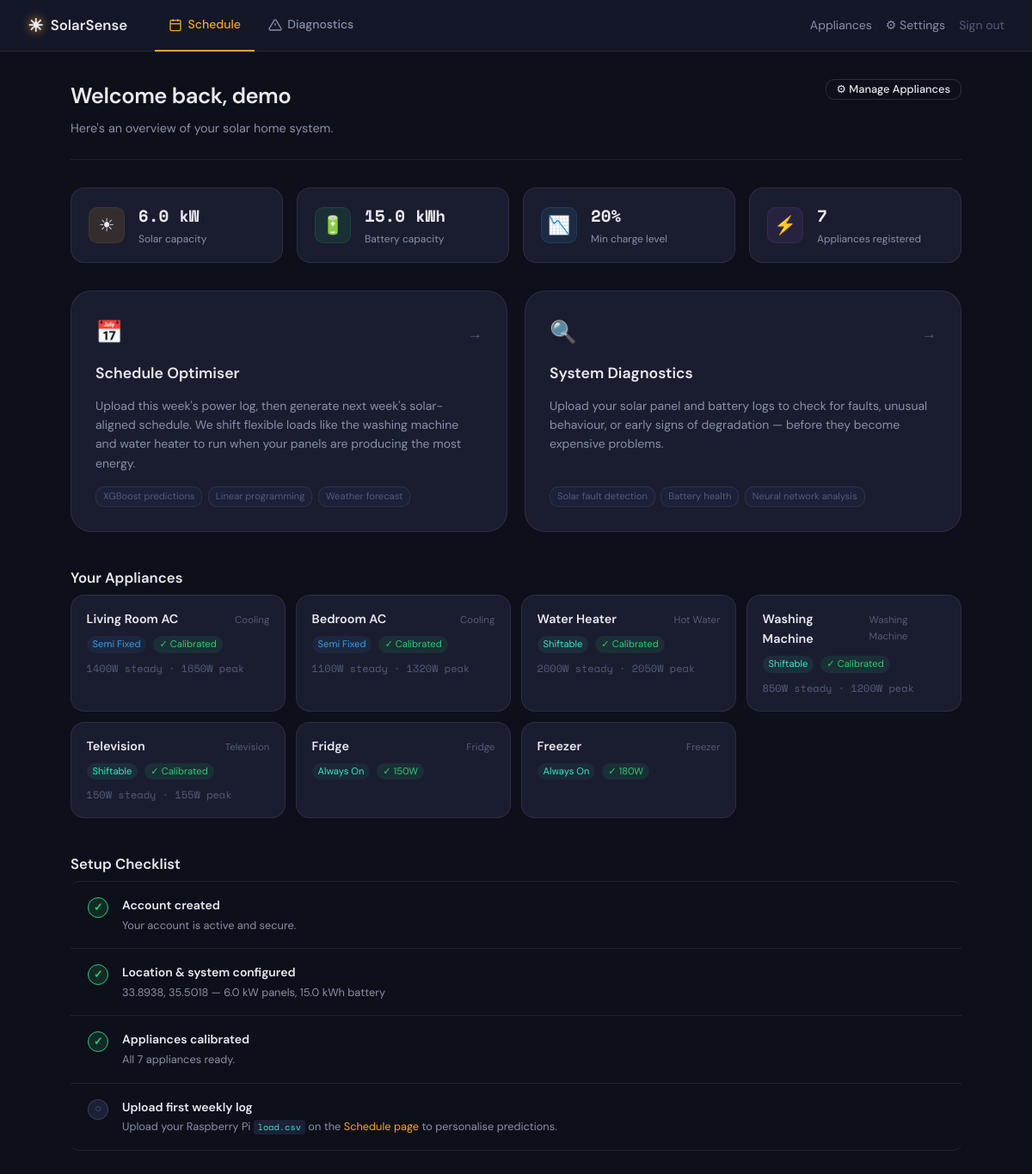
/dashboard (signed in), run on the app's committed database.
### tables this page shows
CREATE TABLE users (
    id TEXT PRIMARY KEY, username TEXT UNIQUE NOT NULL, password TEXT NOT NULL,
    created_at TIMESTAMP DEFAULT CURRENT_TIMESTAMP,
    lat REAL, lon REAL, tz TEXT DEFAULT "Asia/Beirut",
    battery_capacity REAL DEFAULT 10.0, battery_min_soc REAL DEFAULT 0.2,
    solar_system_kw REAL DEFAULT 5.0, solar_tilt REAL DEFAULT 30.0,
    solar_azimuth REAL DEFAULT 180.0, setup_complete INTEGER DEFAULT 0
);

CREATE TABLE appliances (
    id TEXT PRIMARY KEY, user_id TEXT NOT NULL,
    name TEXT NOT NULL, display_name TEXT NOT NULL,
    appliance_type TEXT DEFAULT "other", power_kw REAL DEFAULT 0.0,
    tier TEXT DEFAULT "shiftable", hour_start INTEGER DEFAULT 7,
    hour_end INTEGER DEFAULT 22, has_signature INTEGER DEFAULT 0,
    calibration_pending INTEGER DEFAULT 0, signature_json TEXT,
    FOREIGN KEY (user_id) REFERENCES users(id)
);

### app.py (the view)
@app.route('/dashboard')
@login_required
def dashboard():
    user       = get_current_user()
    appliances = get_db().execute(
        'SELECT * FROM appliances WHERE user_id=?', (user['id'],)
    ).fetchall()
    return render_template('dashboard.html', user=user,
                           appliances=appliances, active_tab='schedule')

### app.py (called while the page is built)
def get_db():
    if 'db' not in g:
        g.db = sqlite3.connect(DATABASE, detect_types=sqlite3.PARSE_DECLTYPES)
        g.db.row_factory = sqlite3.Row
    return g.db

def login_required(f):
    @wraps(f)
    def decorated(*args, **kwargs):
        if 'user_id' not in session:
            return redirect(url_for('login'))
        return f(*args, **kwargs)
    return decorated

def get_current_user():
    if 'user_id' not in session:
        return None
    user = get_db().execute(
        'SELECT * FROM users WHERE id = ?', (session['user_id'],)
    ).fetchone()
    if user is None:
        session.clear()
    return user

### templates/dashboard.html (shortened to what this page needs)
{% extends "base.html" %}
{% block content %}
<div class="page-header">
  <div>
    <h1 class="page-title">Welcome back{% if user.username %}, {{ user.username }}{% endif %}</h1>
    <p class="page-desc">Here's an overview of your solar home system.</p>
  </div>
  <div class="header-actions">
    <a href="{{ url_for('onboarding') }}" class="btn btn--outline btn--sm">
      ⚙ Manage Appliances
    </a>
  </div>
</div>
<div class="dash-stats">
  <div class="dash-stat-card">
    <div class="dash-stat-icon dash-stat-icon--solar">☀</div>
    <div>
      <div class="dash-stat-val">{{ user.solar_system_kw or '—' }} kW</div>
      <div class="dash-stat-label">Solar capacity</div>
    </div>
  </div>
  <div class="dash-stat-card">
    <div class="dash-stat-icon dash-stat-icon--battery">🔋</div>
    <div>
      <div class="dash-stat-val">{{ user.battery_capacity or '—' }} kWh</div>
      <div class="dash-stat-label">Battery capacity</div>
    </div>
  </div>
  <div class="dash-stat-card">
    <div class="dash-stat-icon dash-stat-icon--min">📉</div>
    <div>
      <div class="dash-stat-val">{{ ((user.battery_min_soc or 0.2) * 100) | int }}%</div>
      <div class="dash-stat-label">Min charge level</div>
    </div>
  </div>
  <div class="dash-stat-card">
    <div class="dash-stat-icon dash-stat-icon--apps">⚡</div>
    <div>
      <div class="dash-stat-val">{{ appliances | length }}</div>
      <div class="dash-stat-label">Appliances registered</div>
    </div>
  </div>
</div>
<div class="dash-tabs">
  <a href="{{ url_for('schedule') }}" class="dash-tab-card">
    <div class="dash-tab-header">
      <div class="dash-tab-icon">📅</div>
      <span class="dash-tab-arrow">→</span>
    </div>
    <h2 class="dash-tab-title">Schedule Optimiser</h2>
    <p class="dash-tab-desc">
      Upload this week's power log, then generate next week's solar-aligned schedule.
      We shift flexible loads like the washing machine and water heater to run when
      your panels are producing the most energy.
    </p>
    <div class="dash-tab-footer">
      <span class="dash-tag">XGBoost predictions</span>
      <span class="dash-tag">Linear programming</span>
      <span class="dash-tag">Weather forecast</span>
    </div>
  </a>
  <a href="{{ url_for('faults') }}" class="dash-tab-card">
    <div class="dash-tab-header">
      <div class="dash-tab-icon">🔍</div>
      <span class="dash-tab-arrow">→</span>
    </div>
    <h2 class="dash-tab-title">System Diagnostics</h2>
    <p class="dash-tab-desc">
      Upload your solar panel and battery logs to check for faults, unusual behaviour,
      or early signs of degradation — before they become expensive problems.
    </p>
    <div class="dash-tab-footer">
      <span class="dash-tag">Solar fault detection</span>
      <span class="dash-tag">Battery health</span>
      <span class="dash-tag">Neural network analysis</span>
    </div>
  </a>
</div>
{% if appliances %}
<section class="section">
  <h2 class="section-title">Your Appliances</h2>
  <div class="appliance-status-grid">
    {% for a in appliances %}
    <div class="app-status-card">
      <div class="app-status-top">
        <span class="app-status-name">{{ a.display_name }}</span>
        <span class="app-status-type">{{ a.appliance_type | replace('_',' ') }}</span>
      </div>
      <div class="app-status-bottom">
        <span class="app-tier-badge app-tier-badge--{{ 'always_on' if (a.tier == 'always_on' or a.appliance_type in ['fridge','freezer']) else a.tier }}">
          {{ 'always on' if (a.tier == 'always_on' or a.appliance_type in ['fridge','freezer']) else a.tier | replace('_',' ') }}
        </span>
        {% if a.tier == 'always_on' or a.appliance_type in ['fridge','freezer'] %}
          {% if a.power_kw %}
            <span class="app-sig-badge app-sig-badge--ok">✓ {{ (a.power_kw * 1000)|int }}W</span>
          {% else %}
            <a href="{{ url_for('onboarding') }}" class="app-sig-badge app-sig-badge--pending">
              Set power draw
            </a>
          {% endif %}
        {% elif a.has_signature %}
          <span class="app-sig-badge app-sig-badge--ok">✓ Calibrated</span>
        {% else %}
          <a href="{{ url_for('onboarding') }}" class="app-sig-badge app-sig-badge--pending">
            Needs calibration
          </a>
        {% endif %}
      </div>
      {% if a.has_signature and a.signature_json %}
        {% set sig = a.signature_json | tojson %}
        <div class="app-power-hint" id="power-{{ a.id }}">Loading…</div>
      {% endif %}
    </div>
    {% endfor %}
  </div>
</section>
{% endif %}
<section class="section">
  <h2 class="section-title">Setup Checklist</h2>
  <div class="checklist">
    <div class="check-item check-item--done">
      <span class="check-icon">✓</span>
      <div>
        <div class="check-label">Account created</div>
        <div class="check-desc">Your account is active and secure.</div>
      </div>
    </div>
    <div class="check-item {% if user.lat %}check-item--done{% endif %}">
      <span class="check-icon">{% if user.lat %}✓{% else %}○{% endif %}</span>
      <div>
        <div class="check-label">Location &amp; system configured</div>
        <div class="check-desc">
          {% if user.lat %}
            {{ user.lat }}, {{ user.lon }} — {{ user.solar_system_kw }} kW panels, {{ user.battery_capacity }} kWh battery
          {% else %}
            <a href="{{ url_for('setup') }}">Complete setup →</a>
          {% endif %}
        </div>
      </div>
    </div>
    {% set ns = namespace(done=0) %}
    {% for a in appliances %}
      {% if a.has_signature or ((a.tier == 'always_on' or a.appliance_type in ['fridge','freezer']) and a.power_kw) %}
        {% set ns.done = ns.done + 1 %}
      {% endif %}
    {% endfor %}
    {% set calibrated_count = ns.done %}
    <div class="check-item {% if appliances | length > 0 and calibrated_count == appliances | length %}check-item--done{% elif appliances | length > 0 %}check-item--partial{% endif %}">
      <span class="check-icon">{% if calibrated_count == appliances | length and appliances | length > 0 %}✓{% else %}○{% endif %}</span>
      <div>
        <div class="check-label">Appliances calibrated</div>
        <div class="check-desc">
          {% if appliances | length == 0 %}
            <a href="{{ url_for('setup') }}">Add your appliances →</a>
          {% elif calibrated_count < appliances | length %}
            {{ calibrated_count }} of {{ appliances | length }} ready.
            <a href="{{ url_for('onboarding') }}">Complete calibration →</a>
          {% else %}
            All {{ calibrated_count }} appliances ready.
          {% endif %}
        </div>
      </div>
    </div>
    <div class="check-item">
      <span class="check-icon">○</span>
      <div>
        <div class="check-label">Upload first weekly log</div>
        <div class="check-desc">
          Upload your Raspberry Pi <code>load.csv</code> on the
          <a href="{{ url_for('schedule') }}">Schedule page</a> to personalise predictions.
        </div>
      </div>
    </div>
  </div>
</section>
{% endblock %}

### data on the page
users: username "demo", solar_system_kw "6.0", battery_capacity "15.0", ((user.battery_min_socor0.2)*100)|int "20", lat "33.8938", lon "35.5018"
appliances: display_name "Living Room AC", appliance_type "Cooling", tier+appliance_type "Semi Fixed", has_signature "✓ Calibrated"
appliances: display_name "Bedroom AC", appliance_type "Cooling", tier+appliance_type "Semi Fixed", has_signature "✓ Calibrated"
appliances: display_name "Water Heater", appliance_type "Hot Water", tier+appliance_type "Shiftable", has_signature "✓ Calibrated"
appliances: display_name "Washing Machine", appliance_type "Washing Machine", tier+appliance_type "Shiftable", has_signature "✓ Calibrated"
appliances: display_name "Television", appliance_type "Television", tier+appliance_type "Shiftable", has_signature "✓ Calibrated"
appliances: display_name "Fridge", appliance_type "Fridge", tier "Always On", (a.power_kw*1000)|int "150"
appliances: display_name "Freezer", appliance_type "Freezer", tier "Always On", (a.power_kw*1000)|int "180"

### other printed values
{{ appliances | length }} "7"
{{ calibrated_count }} "7"
